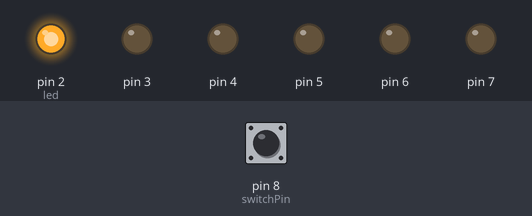
The sketch below on a simulated Arduino Uno, built with avr-gcc and run on an emulated ATmega328P. On the bench: output pins drawn as LEDs (lit = HIGH). Inputs (shaded band) come from the test bench; at power-on: pin 8 (switchPin) HIGH.

Above: at 1.2 s.
1.3 s: pin 8 (switchPin) pulled LOW for 3.2 s
At 2.8 s:
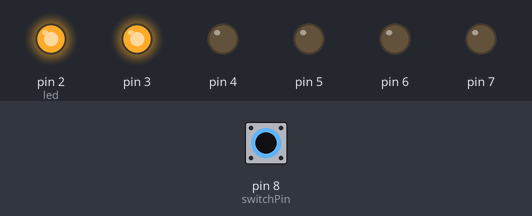
At 3.8 s:
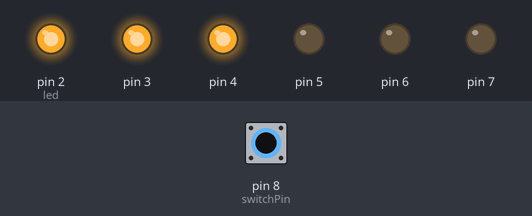
7.5 s: pin 8 (switchPin) pulled HIGH for 0.15 s
At 8.4 s:
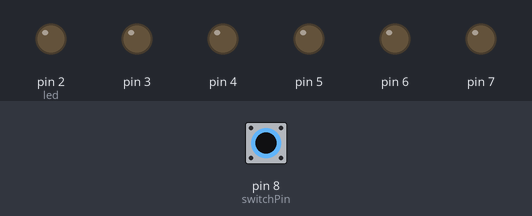
10.6 s: pin 8 (switchPin) pulled HIGH for 1 s
Timing chart, 0 to 20.5 s (numbered marks = the images above; inputs shaded):
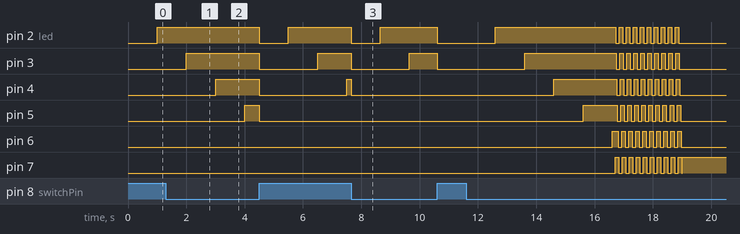

Measured:
- after the input at 1.3 s, pin 6, pin 7: stops changing and stays LOW
- after the input at 7.5 s, pin 5–7: stops changing and stays LOW

The sketch:

t08_digital_hourglass.ino
```cpp
const int switchPin = 8;
const int DELAY = 20;
unsigned long previousTime= 0;
int switchState = 0;
int prevSwitchState = 0;
int led = 2;
long interval = 1000;
void setup() {
  for(int x = 2; x < 8; x++){
    pinMode(x, OUTPUT);
  }
  pinMode(switchPin, INPUT);
}

void loop() {
  unsigned long currentTime = millis();
  if(currentTime-previousTime > interval){
   previousTime = currentTime;
   digitalWrite(led, HIGH);
   led++;
   if(led == 7){
    for(int i = 0; i < 10; i++){
      for(int x = 2; x < 8; x++){
         digitalWrite(x, HIGH);
         delay(DELAY);
      }
      for(int x = 2; x < 8; x++){
         digitalWrite(x, LOW);
         delay(DELAY);
      }

    }

   }
 }
  switchState = digitalRead(switchPin);
  if(switchState != prevSwitchState){
    for(int x = 2; x < 8; x++){
      digitalWrite(x, LOW);
    }
    led = 2;
    previousTime = currentTime;
  }
  prevSwitchState = switchState;
}
```
